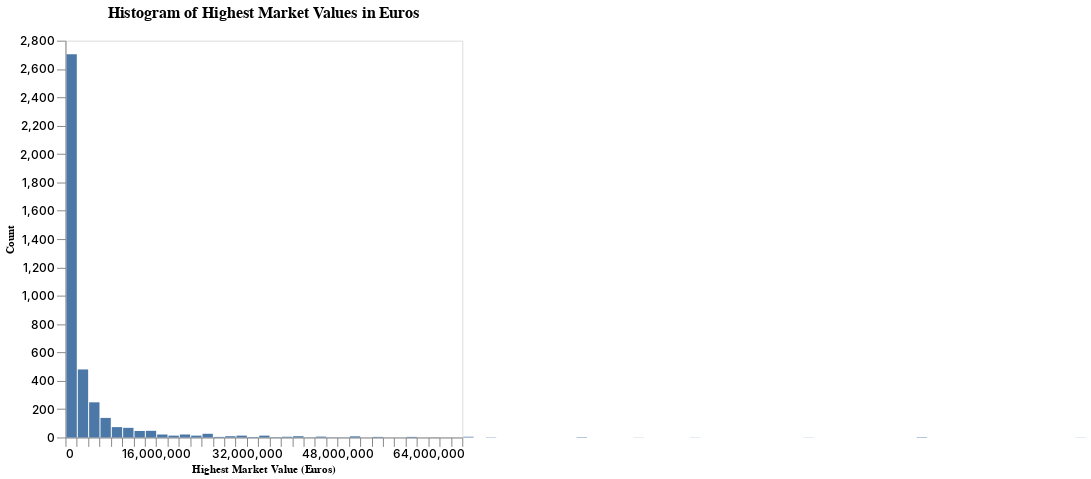

Notebook code for this chart:
### Code cell
# Density graph of how much the top players deviate from the average evaluation
df = highest_market_vals()

pop_hist_chart = alt.Chart(df).mark_bar().encode(
    alt.X("Highest_Market_Value(EUR)", bin=alt.Bin(maxbins=100),
          title="Highest Market Value (Euros)",
          axis=alt.Axis(tickSize=9, labelFontSize=12, labelFontWeight=500),
        # set the x axis limits to be from 0 to 70000000
        # so that it is easier to compare across visualizations.
        scale=alt.Scale(domain=[0,70000000])
    ),
    y=alt.Y('count()', title="Count",
            axis=alt.Axis(tickSize=9, labelFontSize=12, labelFontWeight=500))
).properties(
    title = alt.TitleParams(
        text = "Histogram of Highest Market Values in Euros",
        fontSize = 16,
        fontWeight = 'bold',
        anchor = 'middle', #align the chart title
        dy = -10 # Offset the title and subtitle 10 pixels above the rest of the chart
    )
).properties(
    width=400,
    height=400
).configure_axis(
    grid = False # Hide the grid lines
)

pop_hist_chart

### Figure 1 — Vega-Lite specification as saved in the notebook (floating-point values rounded to 4 significant figures; data arrays with more than 128 entries replaced by an {"elided": "..."} marker saying what was removed)
{"config": {"view": {"continuousWidth": 300, "continuousHeight": 300}, "axis": {"grid": false}}, "data": {"name": "data-6fe2a6f05b4df8d709a0288c3e8ed6ca"}, "mark": {"type": "bar"}, "encoding": {"x": {"axis": {"labelFontSize": 12, "labelFontWeight": 500, "tickSize": 9}, "bin": {"maxbins": 100}, "field": "Highest_Market_Value(EUR)", "scale": {"domain": [0, 70000000]}, "title": "Highest Market Value (Euros)", "type": "quantitative"}, "y": {"aggregate": "count", "axis": {"labelFontSize": 12, "labelFontWeight": 500, "tickSize": 9}, "title": "Count", "type": "quantitative"}}, "height": 400, "title": {"text": "Histogram of Highest Market Values in Euros", "anchor": "middle", "dy": -10, "fontSize": 16, "fontWeight": "bold"}, "width": 400, "$schema": "https://vega.github.io/schema/vega-lite/v5.16.3.json", "datasets": {"data-6fe2a6f05b4df8d709a0288c3e8ed6ca": {"elided": "4000 records"}}}
